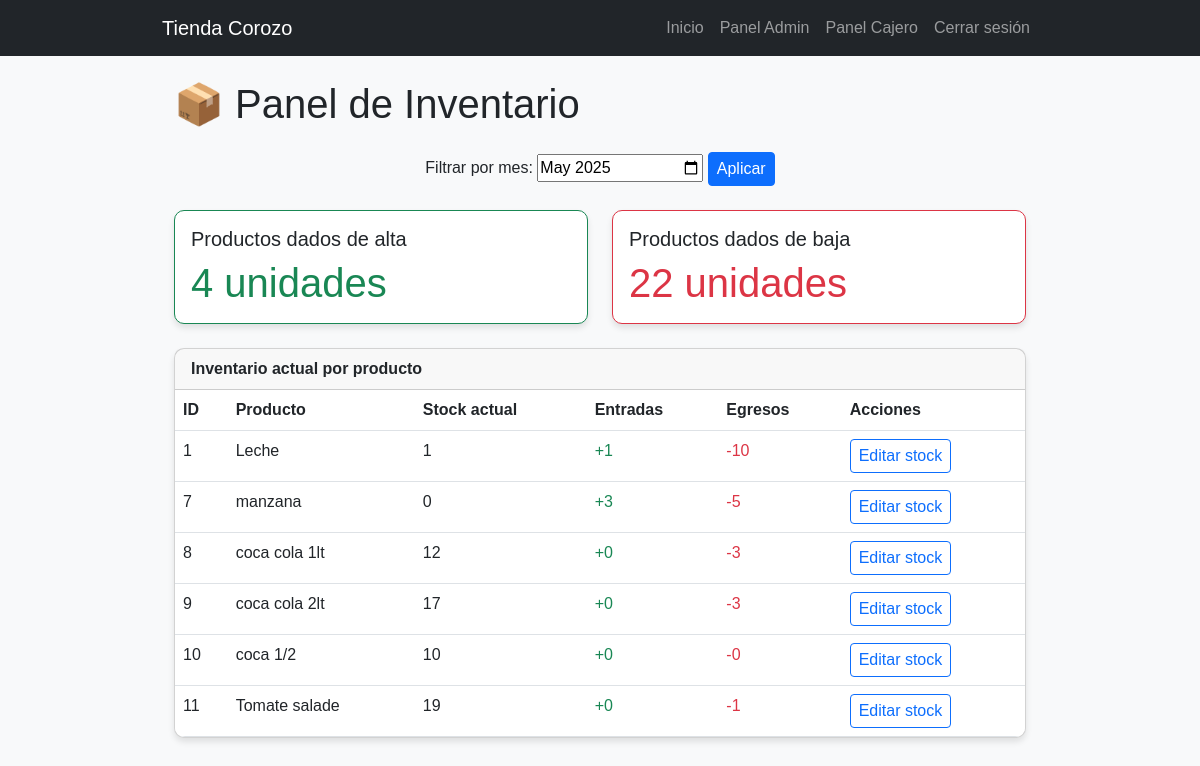
Screenshot of /dashboard/inventario/ (signed in) with the database file from the repository.
### tasks/models.py (models this page shows, shortened)
class Producto(models.Model):
    nombre = models.CharField(max_length=100)
    descripcion = models.TextField(default='Sin descripción')
    precio = models.DecimalField(max_digits=10, decimal_places=2)
    stock = models.IntegerField(default=0)
    codigo_barras = models.CharField(max_length=50, unique=True)
    proveedor = models.ForeignKey('Proveedor', on_delete=models.CASCADE, null=True, blank=True)
    imagen = models.ImageField(upload_to='productos/', blank=True, null=True)
    qr_code = models.ImageField(upload_to='qr_codes/', blank=True, null=True)

### tasks/decorators.py (the view)
        @login_required
        def _wrapped_view(request, *args, **kwargs):
            try:
                usuario = Usuario.objects.get(user=request.user)
                if usuario.rol.nombre_rol in lista_roles or request.user.is_superuser:
                    return view_func(request, *args, **kwargs)
            except Usuario.DoesNotExist:
                pass
            return redirect('no_autorizado')

### tasks/context_processors.py (called while the page is built)
def rol_usuario(request):
    if request.user.is_authenticated:
        try:
            return {'user_rol': request.user.usuario.rol.nombre_rol}
        except:
            return {'user_rol': None}
    return {'user_rol': None}

### tasks/templates/panel_inventario.html (shortened to what this page needs)
{% extends 'base.html' %}
{% load static %}
{% block content %}
<div class="container">
  <h1 class="mb-4">📦 Panel de Inventario</h1>
  <form method="get" class="text-center mb-4">
    <label for="mes">Filtrar por mes:</label>
    <input type="month" id="mes" name="mes" value="{{ mes_actual }}">
    <button type="submit" class="btn btn-primary btn-sm">Aplicar</button>
  </form>
  <div class="row mb-4">
    <div class="col-md-6">
      <div class="card border-success">
        <div class="card-body">
          <h5 class="card-title">Productos dados de alta</h5>
          <p class="card-text display-6 text-success">{{ total_entradas }} unidades</p>
        </div>
      </div>
    </div>
    <div class="col-md-6">
      <div class="card border-danger">
        <div class="card-body">
          <h5 class="card-title">Productos dados de baja</h5>
          <p class="card-text display-6 text-danger">{{ total_egresos }} unidades</p>
        </div>
      </div>
    </div>
  </div>
  <div class="card mb-4">
    <div class="card-header fw-semibold">Inventario actual por producto</div>
    <div class="card-body p-0">
      <table class="table table-hover mb-0">
        <thead>
          <tr>
            <th>ID</th>
            <th>Producto</th>
            <th>Stock actual</th>
            <th>Entradas</th>
            <th>Egresos</th>
            <th>Acciones</th>
          </tr>
        </thead>
        <tbody>
          {% for item in inventario %}
          <tr>
            <td>{{ item.producto.id }}</td>
            <td>{{ item.producto.nombre }}</td>
            <td>{{ item.stock_actual }}</td>
            <td class="text-success">+{{ item.total_entradas }}</td>
            <td class="text-danger">-{{ item.total_egresos }}</td>
            <td>
              <a href="{% url 'actualizar_stock' item.producto.id %}" class="btn btn-sm btn-outline-primary">
                Editar stock
              </a>
            </td>
          </tr>
          {% empty %}
          <tr><td colspan="6" class="text-center">No hay productos registrados.</td></tr>
          {% endfor %}
        </tbody>
      </table>
    </div>
  </div>
</div>
{% endblock %}

### proyecto/tasks/static/css/base.css (style rules this page uses)
body { font-family: Arial, sans-serif; background-color: #f8f9fa; }
.container { max-width: 900px; margin: auto; }
.card { border-radius: 10px; box-shadow: 0 4px 6px rgba(0, 0, 0, 0.1); }
.table { border-radius: 10px; overflow: hidden; }
.btn { font-size: 16px; }

### rows the page displays
Producto: producto.id "1", producto.nombre "Leche", stock_actual "1", total_entradas "1", total_egresos "10"
Producto: producto.id "7", producto.nombre "manzana", stock_actual "0", total_entradas "3", total_egresos "5"
Producto: producto.id "8", producto.nombre "coca cola 1lt", stock_actual "12", total_entradas "0", total_egresos "3"
Producto: producto.id "9", producto.nombre "coca cola 2lt", stock_actual "17", total_entradas "0", total_egresos "3"
Producto: producto.id "10", producto.nombre "coca 1/2", stock_actual "10", total_entradas "0", total_egresos "0"
Producto: producto.id "11", producto.nombre "Tomate salade", stock_actual "19", total_entradas "0", total_egresos "1"

### other values shown
{{ total_entradas }} "4"
{{ total_egresos }} "22"
